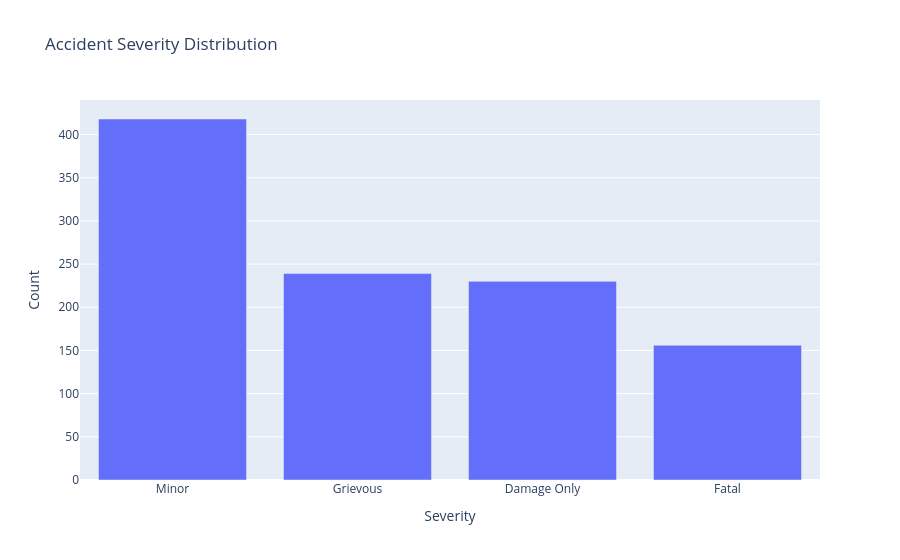

Source (notebook cell):
### Markdown cell above
## Severity Distribution Analysis

This analysis shows the distribution of accident severity categories.

### Code cell
severity_counts = df['Severity'].value_counts()

fig = px.bar(
    x=severity_counts.index,
    y=severity_counts.values,
    labels={'x': 'Severity', 'y': 'Count'},
    title='Accident Severity Distribution'
)

fig.show()

### Figure 1 — Plotly figure (JSON) as saved in the notebook; plotly's stock layout.template omitted (floating-point values rounded to 4 significant figures)
{"data": [{"hovertemplate": "Severity=%{x}<br>Count=%{y}<extra></extra>", "legendgroup": "", "marker": {"color": "#636efa", "pattern": {"shape": ""}}, "name": "", "orientation": "v", "showlegend": false, "textposition": "auto", "type": "bar", "x": ["Minor", "Grievous", "Damage Only", "Fatal"], "xaxis": "x", "y": [418, 239, 230, 156], "yaxis": "y"}], "layout": {"barmode": "relative", "legend": {"tracegroupgap": 0}, "title": {"text": "Accident Severity Distribution"}, "xaxis": {"anchor": "y", "domain": [0, 1], "title": {"text": "Severity"}}, "yaxis": {"anchor": "x", "domain": [0, 1], "title": {"text": "Count"}}}}
